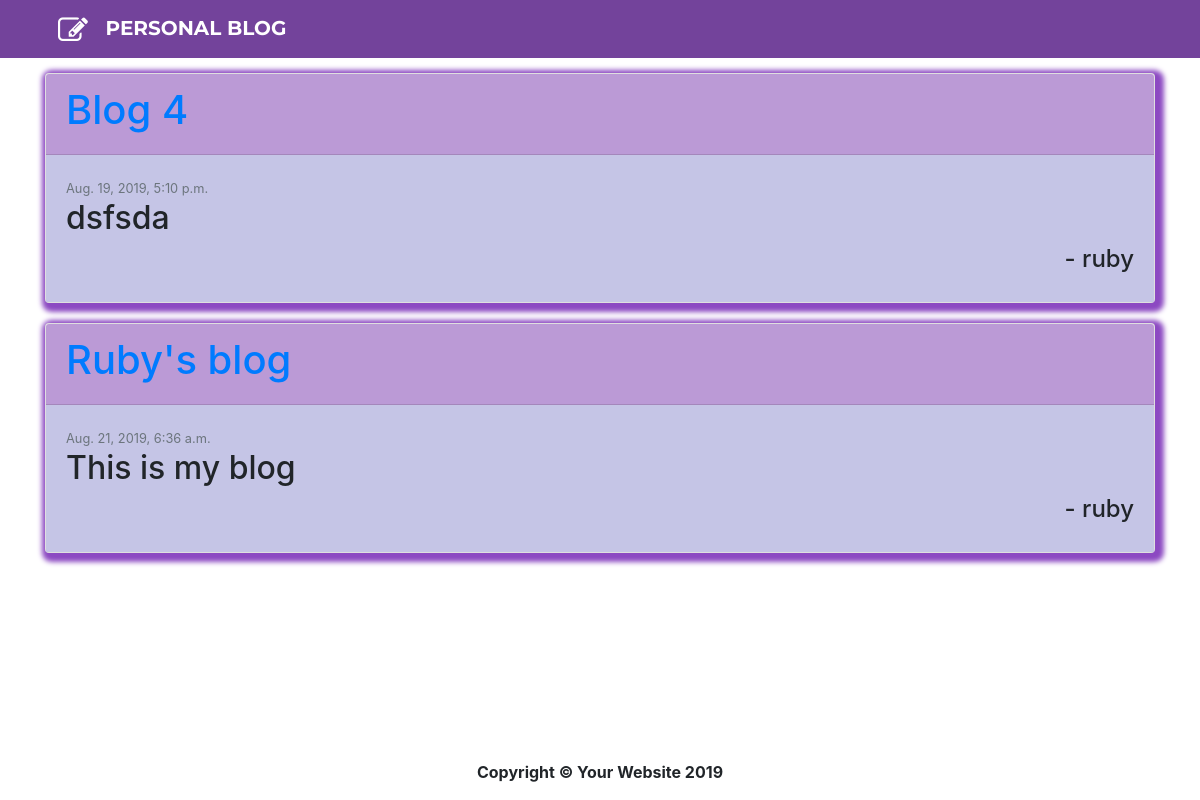
/blog/mylist/ (signed in), run on an earlier commit of the app's database.
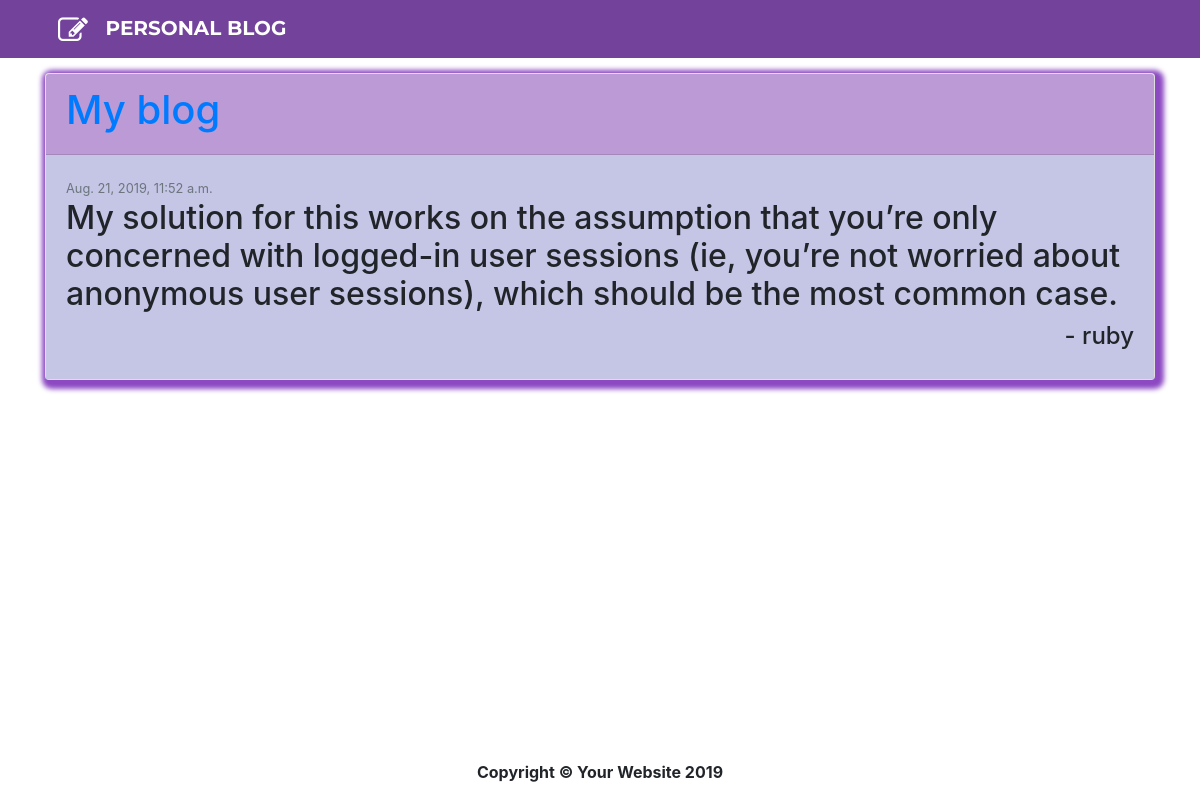
And on a later commit of the database.
### blogapp/models.py (models this page shows, shortened)
class BlogPost(models.Model):
    blog_title = models.CharField(max_length = 50)
    blog_text = models.TextField()
    blog_date = models.DateTimeField(default = timezone.now)
    blog_author = models.ForeignKey(User, on_delete=models.CASCADE, blank=True, null=True)
    class Meta:
        verbose_name_plural = "BlogEntry"

### blogapp/views.py (the view)
# urls.py: path("blog/mylist/", views.show_myposts,name = 'blog-mylist')
def show_myposts(request):
    user=User.objects.get(username=request.session['username'])
    print(user.username)
    user=User.objects.get(username=user.username)
    myblog_list = BlogPost.objects.filter(blog_author=user.pk)
    context={'mybloglist':myblog_list}
    return render(request, 'blog_myposts.html', context)

### blogapp/templates/blog_myposts.html (shortened to what this page needs)
{% extends "base.html" %} {% block content %} {% for b in mybloglist %}
<div class="container">
    <div class="row">
        <div class="card" style="width: 100%; margin-top:15px;margin-bottom: 5px;box-shadow: 3px 3px 5px 6px rgb(140, 73, 194);">
            <div class="card-header" style="background-color: #bb9ad6">
                <div class="media">
                    <div class="media-body">
                        <h1><a href="{% url 'blog-detail' b.id %}">{{b.blog_title}}</a></h1>
                    </div>
                </div>
            </div>
            <div class="card-body" style="background-color: rgb(197, 197, 230)">
                <small class="text-muted">{{b.blog_date}}</small>
                <h2>{{b.blog_text}}</h2>
                <h4 class="float-right">- {{b.blog_author}}</h4>
            </div>
        </div>
    </div>
</div>
{% endfor %}  {% endblock content %}

### blogapp/templates/base.html (shortened to what this page needs)
{%load static%}
<!DOCTYPE html>
<html>
<head>
    <link rel="stylesheet" href="https://stackpath.bootstrapcdn.com/bootstrap/4.3.1/css/bootstrap.min.css">
    <link rel="stylesheet" type="text/css" href="{%static 'blog/main.css'%}">
    <link rel="stylesheet" href="https://cdnjs.cloudflare.com/ajax/libs/font-awesome/4.7.0/css/font-awesome.min.css">
</head>
<body background={% static "images/atmosphere-clouds-daylight-1287142.jpg" %}>
    <header class="navbar navbar-inverse navbar-fixed-top bs-docs-nav" role="banner">
        <div class="container">
            <div class="navbar-header">
                <button class="navbar-toggler ml-auto" type="button" data-toggle="collapse" data-target=".bs-navbar-collapse">
                      <span class="navbar-toggler-icon"><i class="fa fa-pencil-square-o" style="font-size:30px;color:white"></i></span>
                    </button>
                <a href="/" class="navbar-brand" style="font-display: italic"><b>Personal Blog</b></a>
            </div>
    </header>
    <div class="container">
        {%block content%} {%endblock%}
    </div>
    <footer class="page-footer font-small fixed-bottom" style="position: fixed;margin-top:10px;">
        <div class="footer-copyright text-center py-3">
            <p class="m-0 text-center text-black " style="font-display: initial"><b>Copyright &copy; Your Website 2019</b></p>
        </div>
    </footer>
</body>
</html>

### blogapp/static/blog/main.css (style rules this page uses)
.navbar-brand { font-family: 'Montserrat', sans-serif; text-transform: uppercase }
.navbar-inverse { background-color: #73439b }
.navbar-inverse { background-image: none; }
.navbar-inverse { border-color: #76aaac }
.navbar-inverse .navbar-brand { color: #FFFFFF }

What changed in the data, as far as the page shows it:
removed BlogPost: blog_title "Blog 4", blog_date "Aug. 19, 2019, 5:10 p.m.", blog_text "dsfsda", blog_author "ruby"
removed BlogPost: blog_title "Ruby's blog", blog_date "Aug. 21, 2019, 6:36 a.m.", blog_text "This is my blog", blog_author "ruby"
added BlogPost: blog_title "My blog", blog_date "Aug. 21, 2019, 11:52 a.m.", blog_text "My solution for this works on the assumption that you’re only concerned with logged-in user sessions (ie, you’re not worried about anonymous user sessions), which should be the most common case.", blog_author "ruby"
